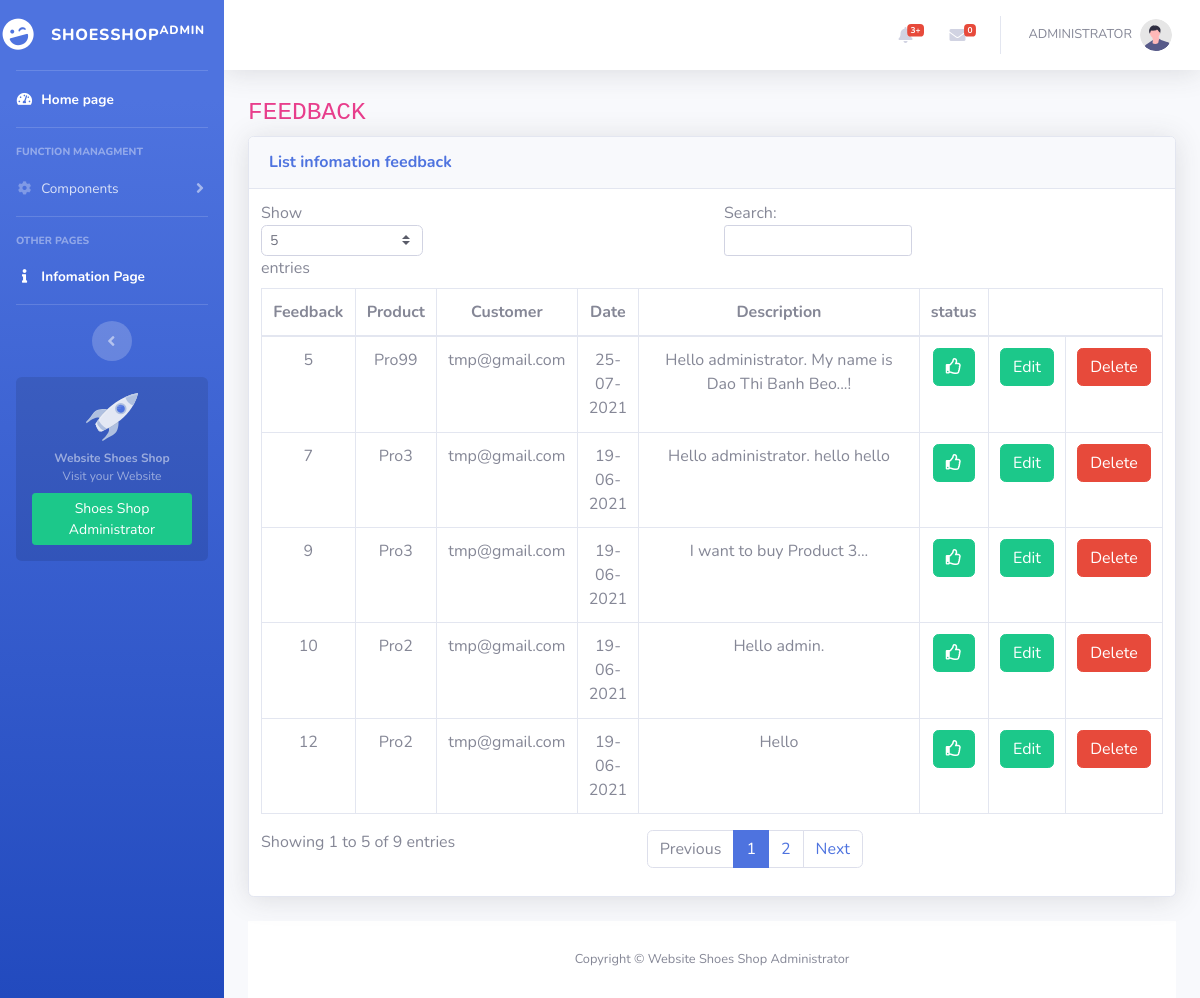
The page /feedback.php (signed in) on the database its author committed.
### tables this page shows
CREATE TABLE IF NOT EXISTS `feedback` (
  `id_feedback` int(11) NOT NULL AUTO_INCREMENT,
  `id_product` varchar(20) NOT NULL,
  `email` varchar(50) NOT NULL,
  `date` date NOT NULL,
  `description` varchar(200) NOT NULL,
  `status` int(11) NOT NULL,
  PRIMARY KEY (`id_feedback`)
);

### feedback.php (called while the page is built, shortened)
<?php
    $level ="";
    include $level."layout.php";
?>

### index__data.php (called while the page is built, shortened)
<?php
    $level = "";
    include $level."DB/database.php";
    $SQL_str_listfeedback= "SELECT * from feedback";
    $list__feedback= $connect->prepare($SQL_str_listfeedback);
    $list__feedback-> execute();
    $list__feedback_rowsdata = $list__feedback->fetchAll();

### search__data.php (called while the page is built, shortened)
<?php
    $level = "";
?>

### component/feedback--content.php (the view)
<div class="container-fluid">
<h1 class="h3 mb-2 text-gray-800"><code>FEEDBACK</code></h1>
<div class="card shadow mb-4">
    <div class="card-header py-3">
        <h6 class="m-0 font-weight-bold text-primary">List infomation feedback</h6>
    </div>
    <div class="card-body">
        <div class="table-responsive">
            <table class="table table-bordered" id="dataTable" width="100%" cellspacing="0">
                <thead>
                    <tr>
                        <th>Feedback</th>
                        <th>Product</th>
                        <th>Customer</th>
                        <th>Date</th>
                        <th style="width:350px;">Description</th>
                        <th >status</th>
                        <th style="border-left:none;border-right:none"></th>
                        <th style="border-left:none;"></th>
                    </tr>
                </thead>
                <tbody>
                    <?php foreach ($list__feedback_rowsdata as $arr__feed)
                    {
                    ?>
                        <tr>
                            <td><?php echo $level.$arr__feed["id_feedback"]?></td>
                            <td><?php echo $level.$arr__feed["id_product"]?></td>
                            <td><?php echo $level.$arr__feed["email"]?></td>
                            <td><?php echo date("d-m-Y",strtotime( $level.$arr__feed["date"]))?></td>
                            <td style="width:350px;"><?php echo $level.$arr__feed["description"]?></td>
                            <td><?php if($arr__feed['status'] == '1'):?>
                                        <a href="setting__status.php?id_feedback=<?php echo $arr__feed['id_feedback']?>" class="btn btn-success"><i class="far fa-thumbs-up"></i></a>
                                <?php else: ?>
                                        <a href="setting__status.php?id_feedback=<?php echo $arr__feed['id_feedback']?>" class="btn btn-danger"><i class="far fa-thumbs-down"></i></a>
                                <?php endif ?>
                            </td>
                            <td><a href="edit__feedback.php?id_feedback=<?php echo $level.$arr__feed["id_feedback"]?>" class="btn btn-success">Edit</a></td>
                            <td><a href="delete__data.php?id_feedback=<?php echo $level.$arr__feed["id_feedback"]?>" class="btn btn-danger">Delete</a></td>
                        </tr>
                    <?php } ?>
                </tbody>
            </table>
        </div>
    </div>
</div>

### rows shown on the page
feedback: id_feedback "5", id_product "Pro99", email "tmp@gmail.com", date "25-07-2021", description "Hello administrator. My name is Dao Thi Banh Beo...!"
feedback: id_feedback "7", id_product "Pro3", email "tmp@gmail.com", date "19-06-2021", description "Hello administrator. hello hello"
feedback: id_feedback "10", id_product "Pro2", email "tmp@gmail.com", date "19-06-2021", description "Hello admin."
feedback: id_feedback "9", id_product "Pro3", email "tmp@gmail.com", date "19-06-2021", description "I want to buy Product 3..."
feedback: id_feedback "12", id_product "Pro2", email "tmp@gmail.com", date "19-06-2021", description "Hello"

### other values the page prints
$sql__totalfeedback "0"
$admin_name "ADMINISTRATOR"
